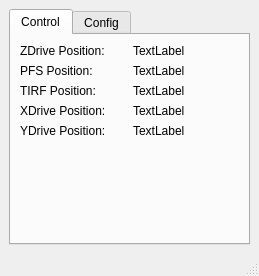
<?xml version="1.0" encoding="UTF-8"?>
<ui version="4.0">
 <class>mainWindow</class>
 <widget class="QMainWindow" name="mainWindow">
  <property name="geometry">
   <rect>
    <x>0</x>
    <y>0</y>
    <width>259</width>
    <height>276</height>
   </rect>
  </property>
  <property name="windowTitle">
   <string>MainWindow</string>
  </property>
  <widget class="QWidget" name="centralwidget">
   <layout class="QVBoxLayout" name="verticalLayout_2">
    <item>
     <widget class="QTabWidget" name="tabWidget">
      <property name="currentIndex">
       <number>0</number>
      </property>
      <widget class="QWidget" name="tabControl">
       <attribute name="title">
        <string>Control</string>
       </attribute>
       <layout class="QVBoxLayout" name="verticalLayout">
        <item>
         <layout class="QGridLayout" name="gridLayout">
          <item row="2" column="1">
           <widget class="QLabel" name="tirfPosTextLabel">
            <property name="text">
             <string>TIRF Position:</string>
            </property>
           </widget>
          </item>
          <item row="3" column="2">
           <widget class="QLabel" name="xdrivePosLabel">
            <property name="text">
             <string>TextLabel</string>
            </property>
           </widget>
          </item>
          <item row="2" column="2">
           <widget class="QLabel" name="tirfPosLabel">
            <property name="text">
             <string>TextLabel</string>
            </property>
           </widget>
          </item>
          <item row="5" column="1">
           <spacer name="verticalSpacer">
            <property name="orientation">
             <enum>Qt::Vertical</enum>
            </property>
            <property name="sizeHint" stdset="0">
             <size>
              <width>20</width>
              <height>40</height>
             </size>
            </property>
           </spacer>
          </item>
          <item row="1" column="1">
           <widget class="QLabel" name="pfsPosTextLabel">
            <property name="text">
             <string>PFS Position:</string>
            </property>
           </widget>
          </item>
          <item row="0" column="1">
           <widget class="QLabel" name="zdrivePosTextLabel">
            <property name="text">
             <string>ZDrive Position:</string>
            </property>
           </widget>
          </item>
          <item row="1" column="2">
           <widget class="QLabel" name="pfsPosLabel">
            <property name="text">
             <string>TextLabel</string>
            </property>
           </widget>
          </item>
          <item row="5" column="2">
           <spacer name="verticalSpacer_2">
            <property name="orientation">
             <enum>Qt::Vertical</enum>
            </property>
            <property name="sizeHint" stdset="0">
             <size>
              <width>20</width>
              <height>40</height>
             </size>
            </property>
           </spacer>
          </item>
          <item row="3" column="1">
           <widget class="QLabel" name="xdrivePosTextLabel">
            <property name="text">
             <string>XDrive Position:</string>
            </property>
           </widget>
          </item>
          <item row="0" column="2">
           <widget class="QLabel" name="zdrivePosLabel">
            <property name="text">
             <string>TextLabel</string>
            </property>
           </widget>
          </item>
          <item row="4" column="1">
           <widget class="QLabel" name="ydrivePosTextLabel">
            <property name="text">
             <string>YDrive Position:</string>
            </property>
           </widget>
          </item>
          <item row="4" column="2">
           <widget class="QLabel" name="ydrivePosLabel">
            <property name="text">
             <string>TextLabel</string>
            </property>
           </widget>
          </item>
         </layout>
        </item>
       </layout>
      </widget>
      <widget class="QWidget" name="tabConfig">
       <attribute name="title">
        <string>Config</string>
       </attribute>
      </widget>
     </widget>
    </item>
   </layout>
  </widget>
  <widget class="QMenuBar" name="menubar">
   <property name="geometry">
    <rect>
     <x>0</x>
     <y>0</y>
     <width>259</width>
     <height>26</height>
    </rect>
   </property>
  </widget>
  <widget class="QStatusBar" name="statusbar"/>
  <action name="actionCamera_Show">
   <property name="text">
    <string>Camera Show</string>
   </property>
  </action>
 </widget>
 <resources/>
 <connections/>
</ui>
